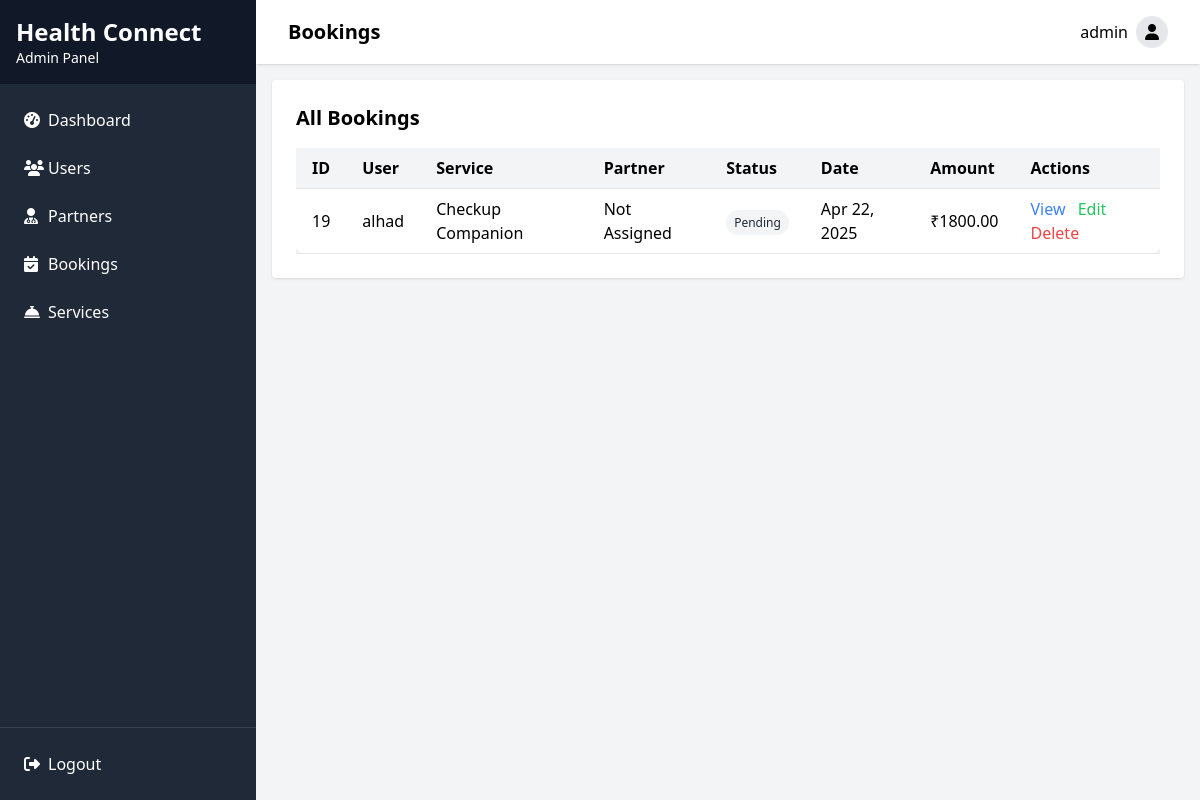
The app's page /adminapp/bookings/ (signed in) with its own data.
### authentication/models.py (models this page shows, shortened)
class CustomUser(AbstractBaseUser):
    phone_number = models.CharField(max_length=15, unique=True)
    email = models.EmailField(unique=True)
    full_name = models.CharField(max_length=255)
    is_partner = models.BooleanField(default=False)
    USERNAME_FIELD = 'phone_number'
    REQUIRED_FIELDS = ['email', 'full_name']
    is_staff = models.BooleanField(default=False)
    is_active = models.BooleanField(default=True)
    is_superuser = models.BooleanField(default=False)
    objects = UserManager()

class Booking(models.Model):
    STATUS_CHOICES = (
        ('pending', 'Pending'),
        ('confirmed', 'Confirmed'),
        ('in_progress', 'In Progress'),
        ('completed', 'Completed'),
        ('cancelled', 'Cancelled'),
    )
    PARTNER_TYPE_CHOICES = (
        ('trained', 'Trained (2+ years)'),
        ('regular', 'Regular (Less than 2 years)'),
    )
    user = models.ForeignKey(CustomUser, on_delete=models.CASCADE, related_name='bookings')
    service_type = models.ForeignKey(ServiceType, on_delete=models.CASCADE)
    partner_type = models.CharField(max_length=10, choices=PARTNER_TYPE_CHOICES)
    partner = models.ForeignKey(Partner, on_delete=models.SET_NULL, null=True, blank=True, related_name='assignments')
    is_instant = models.BooleanField(default=True)  # True for "Book Now", False for "Book Later"
    hours = models.PositiveIntegerField()
    scheduled_date = models.DateField(null=True, blank=True)  # Only for "Book Later"
    scheduled_time = models.TimeField(null=True, blank=True)  # Only for "Book Later"
    notes = models.TextField(blank=True, null=True)  # Optional field for storing additional notes
    user_location = models.CharField(max_length=255)
    lang = models.FloatField(null=True, blank=True)  # Latitude
    long = models.FloatField(null=True, blank=True)  # Longitude
    hospital_location = models.CharField(max_length=255, null=True, blank=True)  # Only for "Checkup Companion"
    status = models.CharField(max_length=15, choices=STATUS_CHOICES, default='pending')
    created_at = models.DateTimeField(auto_now_add=True)
    work_started_at = models.DateTimeField(null=True, blank=True)
    work_ended_at = models.DateTimeField(null=True, blank=True)
    total_amount = models.DecimalField(max_digits=10, decimal_places=2, null=True, blank=True)
    payment_status = models.CharField(max_length=20, default='pending')

class ServiceType(models.Model):
    SERVICE_CHOICES = (
        ('hospital_care', 'Hospital Care'),
        ('checkup_companion', 'Checkup Companion'),
        ('adult_care', 'Adult Care'),
        ('baby_sitting', 'Baby Sitting'),
    )
    name = models.CharField(max_length=50, choices=SERVICE_CHOICES, unique=True)
    description = models.TextField()
    base_hourly_rate = models.DecimalField(max_digits=10, decimal_places=2)
    def __str__(self):
        return self.get_name_display()

### adminapp/views.py (the view)
    def wrapper(request, *args, **kwargs):
        if not request.user.is_authenticated or not request.user.is_superuser:
            return redirect('adminapp:login')
        return view_func(request, *args, **kwargs)

### adminapp/views.py (called while the page is built)
def admin_required(view_func):
    def wrapper(request, *args, **kwargs):
        if not request.user.is_authenticated or not request.user.is_superuser:
            return redirect('adminapp:login')
        return view_func(request, *args, **kwargs)
    return wrapper

@admin_required
def booking_list(request):
    bookings = Booking.objects.all().order_by('-created_at')
    paginator = Paginator(bookings, 20)  # 20 bookings per page
    page_number = request.GET.get('page')
    page_obj = paginator.get_page(page_number)
    return render(request, 'adminapp/booking_list.html', {'page_obj': page_obj})

### adminapp/templates/adminapp/booking_list.html (shortened to what this page needs)
{% extends 'adminapp/base.html' %}
{% block header %}Bookings{% endblock %}
{% block content %}
<div class="mb-4 flex justify-between items-center">
    <h2 class="text-xl font-semibold">All Bookings</h2>
</div>
<div class="overflow-x-auto">
    <table class="min-w-full bg-white shadow-md rounded-lg">
        <thead class="bg-gray-100">
            <tr>
                <th class="py-2 px-4 border-b text-left">ID</th>
                <th class="py-2 px-4 border-b text-left">User</th>
                <th class="py-2 px-4 border-b text-left">Service</th>
                <th class="py-2 px-4 border-b text-left">Partner</th>
                <th class="py-2 px-4 border-b text-left">Status</th>
                <th class="py-2 px-4 border-b text-left">Date</th>
                <th class="py-2 px-4 border-b text-left">Amount</th>
                <th class="py-2 px-4 border-b text-left">Actions</th>
            </tr>
        </thead>
        <tbody>
            {% for booking in page_obj %}
            <tr class="hover:bg-gray-50">
                <td class="py-2 px-4 border-b">{{ booking.id }}</td>
                <td class="py-2 px-4 border-b">{{ booking.user.full_name }}</td>
                <td class="py-2 px-4 border-b">{{ booking.service_type }}</td>
                <td class="py-2 px-4 border-b">{{ booking.partner.full_name|default:"Not Assigned" }}</td>
                <td class="py-2 px-4 border-b">
                    <span class="px-2 py-1 rounded-full text-xs
                        {% if booking.status == 'completed' %}bg-green-100 text-green-800
                        {% elif booking.status == 'cancelled' %}bg-red-100 text-red-800
                        {% elif booking.status == 'confirmed' %}bg-blue-100 text-blue-800
                        {% elif booking.status == 'in_progress' %}bg-yellow-100 text-yellow-800
                        {% else %}bg-gray-100 text-gray-800{% endif %}">
                        {{ booking.status|title }}
                    </span>
                </td>
                <td class="py-2 px-4 border-b">{{ booking.created_at|date:"M d, Y" }}</td>
                <td class="py-2 px-4 border-b">₹{{ booking.total_amount|default:"0.00" }}</td>
                <td class="py-2 px-4 border-b">
                    <button type="button" class="text-blue-500 hover:underline mr-2" data-modal-toggle="bookingModal{{ booking.id }}">View</button>
                    <button type="button" class="text-green-500 hover:underline mr-2" data-modal-toggle="editBookingModal{{ booking.id }}">Edit</button>
                    <form action="{% url 'adminapp:delete_booking' booking.id %}" method="POST" style="display: inline;">
                        <button type="submit" class="text-red-500 hover:underline" onclick="return confirm('Are you sure you want to delete this booking?');">
                            Delete
                        </button>
                    </form>
                </td>
            </tr>
            {% endfor %}
        </tbody>
    </table>
</div>
{% endblock %}

### adminapp/templates/adminapp/base.html (shortened to what this page needs)
<!DOCTYPE html>
<html lang="en">
<head>
    <script src="https://cdn.tailwindcss.com"></script>
    <link rel="stylesheet" href="https://cdnjs.cloudflare.com/ajax/libs/font-awesome/6.4.0/css/all.min.css">
</head>
<body class="bg-gray-100 min-h-screen flex flex-col">
    {% if user.is_authenticated and user.is_superuser %}
    <div class="flex min-h-screen">
        <div class="bg-gray-800 text-white w-64 flex flex-col">
            <div class="p-4 bg-gray-900">
                <h2 class="text-2xl font-bold">Health Connect</h2>
                <p class="text-sm">Admin Panel</p>
            </div>
            <nav class="flex-1 p-4">
                <ul>
                    <li class="mb-2">
                        <a href="{% url 'adminapp:dashboard' %}" class="flex items-center p-2 rounded hover:bg-gray-700">
                            <i class="fas fa-tachometer-alt w-6"></i>
                            <span>Dashboard</span>
                        </a>
                    </li>
                    <li class="mb-2">
                        <a href="{% url 'adminapp:user_list' %}" class="flex items-center p-2 rounded hover:bg-gray-700">
                            <i class="fas fa-users w-6"></i>
                            <span>Users</span>
                        </a>
                    </li>
                    <li class="mb-2">
                        <a href="{% url 'adminapp:partner_list' %}" class="flex items-center p-2 rounded hover:bg-gray-700">
                            <i class="fas fa-user-md w-6"></i>
                            <span>Partners</span>
                        </a>
                    </li>
                    <li class="mb-2">
                        <a href="{% url 'adminapp:booking_list' %}" class="flex items-center p-2 rounded hover:bg-gray-700">
                            <i class="fas fa-calendar-check w-6"></i>
                            <span>Bookings</span>
                        </a>
                    </li>
                    <li class="mb-2">
                        <a href="{% url 'adminapp:service_list' %}" class="flex items-center p-2 rounded hover:bg-gray-700">
                            <i class="fas fa-concierge-bell w-6"></i>
                            <span>Services</span>
                        </a>
                    </li>
                </ul>
            </nav>
            <div class="p-4 border-t border-gray-700">
                <a href="{% url 'adminapp:logout' %}" class="flex items-center p-2 rounded hover:bg-gray-700">
                    <i class="fas fa-sign-out-alt w-6"></i>
                    <span>Logout</span>
                </a>
            </div>
        </div>
        <div class="flex-1 flex flex-col overflow-hidden">
            <header class="bg-white shadow">
                <div class="max-w-7xl mx-auto px-4 sm:px-6 lg:px-8 py-4 flex justify-between items-center">
                    <h1 class="text-xl font-semibold">{% block header %}Dashboard{% endblock %}</h1>
                    <div class="flex items-center">
                        <span class="mr-2">{{ user.full_name }}</span>
                        <button class="rounded-full h-8 w-8 bg-gray-200 flex items-center justify-center">
                            <i class="fas fa-user"></i>
                        </button>
                    </div>
                </div>
            </header>
            <main class="flex-1 overflow-auto p-4">
                <div class="bg-white p-6 rounded shadow">
                    {% block content %}{% endblock %}
                </div>
            </main>
        </div>
    </div>
    {% endif %}
</body>
</html>

### records on screen
CustomUser: full_name "admin"
Booking: id "19", user.full_name "alhad", service_type "Checkup Companion", partner.full_name "Not Assigned", status "Pending", created_at "Apr 22, 2025", total_amount "1800.00"
